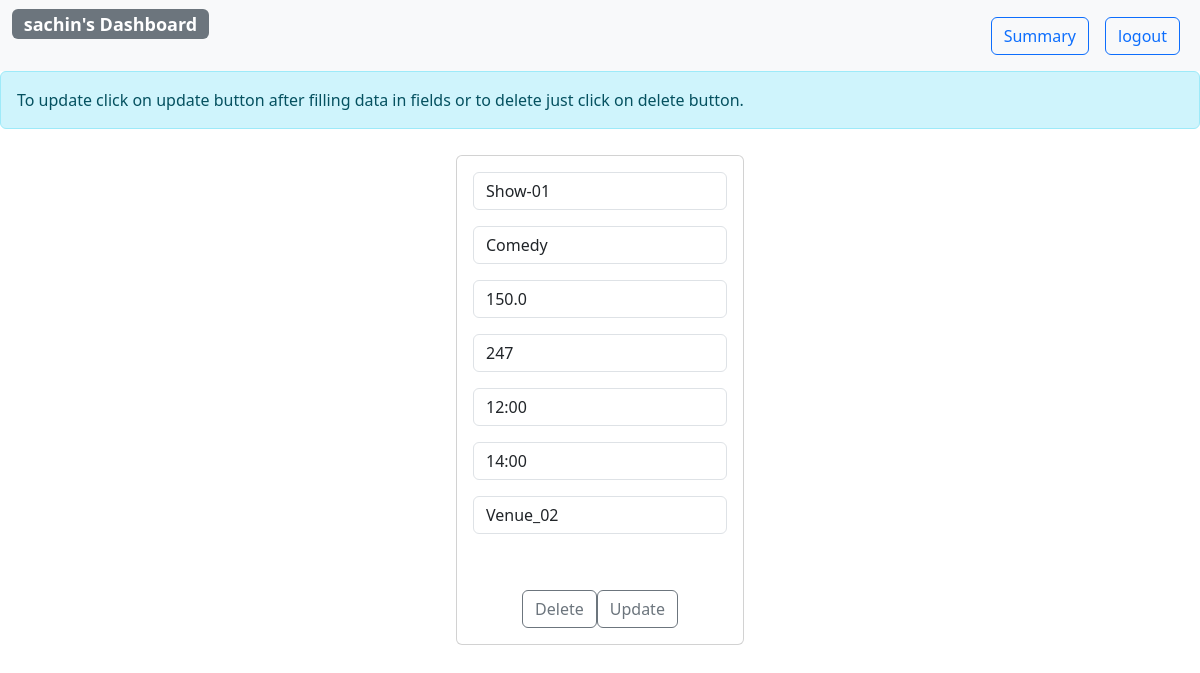
The app's page /ts/admin/show/1/2 (signed in) with its own data.
### application/models.py (models this page shows)
class Show(db.Model):
    __tablename__='show'
    show_id=db.Column(db.Integer, primary_key=True, autoincrement=True)
    show_name = db.Column(db.String, nullable=False)
    show_rating = db.Column(db.Float)
    show_tag = db.Column(db.String(20), nullable=False)
    show_price = db.Column(db.Float, nullable=False)
    no_seats = db.Column(db.Integer, nullable=False)
    show_stime = db.Column(db.DateTime)
    show_etime = db.Column(db.DateTime)

class Venue(db.Model):
    __tablename__= 'venue'
    venue_id=db.Column(db.Integer, primary_key=True, autoincrement = True)
    venue_name = db.Column(db.String, nullable=False)
    venue_place = db.Column(db.String, nullable=False)
    venue_capacity = db.Column(db.Integer, nullable=False)
    venue_location = db.Column(db.String, nullable=False)
    shows = db.relationship('Show', secondary='venue_shows')

### application/adminControllers.py (the view)
@app.route('/ts/admin/show/<int:s_id>/<int:v_id>', methods=['POST','GET'])
def show_action(s_id, v_id):
    if 'adminname' in session:
        venue = Venue.query.filter_by(venue_id=v_id).first()
        this_show=None
        for show in venue.shows:
            if show.show_id==s_id:
                this_show=show
                break
        sstime=show.show_stime.strftime("%H:%M")
        setime=show.show_etime.strftime("%H:%M")
        admin = Admin.query.first()
        empid=admin.emp_id
        i=empid.index("@")
        empid=empid[:i]
        return render_template('action.html',emp_id=empid, show=this_show, venue=venue)
    else:
        return redirect(url_for('admin_login'))

### templates/action.html (shortened to what this page needs)
<!DOCTYPE html>
<html lang="en">
<head>
    <link rel="stylesheet" href="{{url_for('static', filename='bootstrap/css/bootstrap.min.css')}}">
    <link rel="stylesheet" href="{{url_for('static', filename='style.css')}}">
</head>
<body style="overflow: hidden;">
    <nav class="navbar navbar-expand-lg bg-light">
        <div class="container-fluid align-middle">
            <div class="d-flex flex-row mb-3">
                <h4><span class="badge bg-secondary">{{ emp_id }}'s Dashboard</span></h4>
            </div>
            <div class="d-flex flex-row-reverse">
                <div class="p-2"><a href="{{url_for('logout')}}" class="btn btn-outline-primary">logout</a></div>
                <div class="p-2">
                    <form action="{{url_for('admin_home')}}" class="row g-3" method="post">
                        <div class="row-12">
                          <button class="btn btn-outline-primary" id="loginBtn" type="submit">Summary</button>
                        </div>
                    </form>
                </div>
            </div>
        </div>
    </nav>
    <div class="alert alert-info" role="alert">
        To update click on update button after filling data in fields or to delete just click on delete button.
    </div>
    <div class="position-absolute top-50 start-50 translate-middle">
        <div class="card p-3 justify-content-center" style="width: 18rem;">
            <form action="/ts/admin/dashboard" class="row g-3" method="post">
                <div class="row-md-6">
                    <div class="input-group">
                      <input type="text" name="sname" class="form-control" placeholder="{{show.show_name}}" value="{{show.show_name}}" required>
                    </div>
                    </div>
                    <br>
                    <div class="row-md-6">
                        <input type="text" name="stag" class="form-control" placeholder="{{show.show_tag}}" value="{{show.show_tag}}" required>
                    </div>
                    <br>
                    <div class="row-md-6">
                        <input type="number" name="sprice" class="form-control" placeholder="{{show.show_price}}" value="{{show.show_price}}" required>
                    </div>
                    <br>
                    <div class="row-md-6">
                        <input type="number" name="sseats" class="form-control" placeholder="{{show.no_seats}}" value="{{show.no_seats}}" readonly required>
                    </div>
                    <div class="row-md-6">
                        <input type="text" name="sstime" class="form-control" placeholder="{{show.show_stime.strftime("%H:%M")}}" value="{{show.show_stime.strftime("%H:%M")}}" required>
                    </div>
                    <div class="row-md-6">
                        <input type="text" name="setime" class="form-control" placeholder="{{show.show_etime.strftime("%H:%M")}}" value="{{show.show_etime.strftime("%H:%M")}}" required>
                    </div>
                    <div class="row-md-6">
                        <input type="text" name="svenue" class="form-control" placeholder="{{ venue.venue_name }}" value="{{ venue.venue_name }}" readonly required>
                    </div>
                    <div class="row-md-6">
                    </div>
                    <br>
                    <div class="row-12 d-flex justify-content-center">
                        <button class="btn btn-outline-secondary" name="operation" value="show_delete" type="submit">Delete</button>
                        <button class="btn btn-outline-secondary" name="operation" value="show_update" type="submit">Update</button>
            </form>
        </div>
    </div>
</body>
</html>

### records on screen
Show: sname "Show-01", stag "Comedy", sprice "150.0", sseats "247", sstime "12:00", setime "14:00"
Venue: svenue "Venue_02"

### other values on screen
{{ emp_id }} "sachin"
